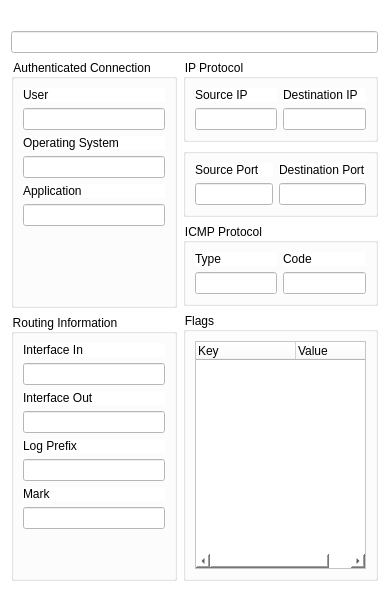
<ui version="4.0" >
 <class>PacketInfoFragment</class>
 <widget class="QWidget" name="PacketInfoFragment" >
  <property name="geometry" >
   <rect>
    <x>0</x>
    <y>0</y>
    <width>389</width>
    <height>592</height>
   </rect>
  </property>
  <property name="windowTitle" >
   <string/>
  </property>
  <property name="autoFillBackground" >
   <bool>false</bool>
  </property>
  <property name="styleSheet" >
   <string notr="true" >background-color: white;</string>
  </property>
  <layout class="QVBoxLayout" name="verticalLayout" >
   <item>
    <widget class="QLabel" name="timestamp" >
     <property name="font" >
      <font>
       <weight>75</weight>
       <bold>true</bold>
      </font>
     </property>
     <property name="text" >
      <string/>
     </property>
     <property name="alignment" >
      <set>Qt::AlignCenter</set>
     </property>
    </widget>
   </item>
   <item>
    <layout class="QHBoxLayout" name="permission_layout" >
     <item>
      <widget class="QLineEdit" name="state" >
       <property name="styleSheet" >
        <string notr="true" />
       </property>
       <property name="alignment" >
        <set>Qt::AlignCenter</set>
       </property>
       <property name="readOnly" >
        <bool>true</bool>
       </property>
      </widget>
     </item>
    </layout>
   </item>
   <item>
    <layout class="QHBoxLayout" name="horizontalLayout" >
     <item>
      <layout class="QVBoxLayout" name="verticalLayout_6" >
       <item>
        <widget class="QGroupBox" name="userGroup" >
         <property name="title" >
          <string>Authenticated Connection</string>
         </property>
         <layout class="QVBoxLayout" name="verticalLayout_7" >
          <item>
           <widget class="QLabel" name="label_11" >
            <property name="text" >
             <string>User</string>
            </property>
           </widget>
          </item>
          <item>
           <widget class="QLineEdit" name="username" >
            <property name="readOnly" >
             <bool>true</bool>
            </property>
           </widget>
          </item>
          <item>
           <widget class="QLabel" name="label_9" >
            <property name="text" >
             <string>Operating System</string>
            </property>
           </widget>
          </item>
          <item>
           <widget class="QLineEdit" name="client_os" >
            <property name="enabled" >
             <bool>true</bool>
            </property>
            <property name="readOnly" >
             <bool>true</bool>
            </property>
           </widget>
          </item>
          <item>
           <widget class="QLabel" name="label_10" >
            <property name="text" >
             <string>Application</string>
            </property>
           </widget>
          </item>
          <item>
           <widget class="QLineEdit" name="client_app" >
            <property name="enabled" >
             <bool>true</bool>
            </property>
            <property name="readOnly" >
             <bool>true</bool>
            </property>
           </widget>
          </item>
          <item>
           <spacer name="verticalSpacer" >
            <property name="orientation" >
             <enum>Qt::Vertical</enum>
            </property>
            <property name="sizeHint" stdset="0" >
             <size>
              <width>20</width>
              <height>40</height>
             </size>
            </property>
           </spacer>
          </item>
         </layout>
        </widget>
       </item>
       <item>
        <widget class="QGroupBox" name="groupBox_2" >
         <property name="title" >
          <string>Routing Information</string>
         </property>
         <layout class="QVBoxLayout" name="verticalLayout_2" >
          <item>
           <widget class="QLabel" name="label_2" >
            <property name="text" >
             <string>Interface In</string>
            </property>
           </widget>
          </item>
          <item>
           <widget class="QLineEdit" name="ifin" >
            <property name="enabled" >
             <bool>true</bool>
            </property>
            <property name="readOnly" >
             <bool>true</bool>
            </property>
           </widget>
          </item>
          <item>
           <widget class="QLabel" name="label_3" >
            <property name="text" >
             <string>Interface Out</string>
            </property>
           </widget>
          </item>
          <item>
           <widget class="QLineEdit" name="ifout" >
            <property name="enabled" >
             <bool>true</bool>
            </property>
            <property name="readOnly" >
             <bool>true</bool>
            </property>
           </widget>
          </item>
          <item>
           <widget class="QLabel" name="label_5" >
            <property name="text" >
             <string>Log Prefix</string>
            </property>
           </widget>
          </item>
          <item>
           <widget class="QLineEdit" name="logprefix" >
            <property name="enabled" >
             <bool>true</bool>
            </property>
            <property name="readOnly" >
             <bool>true</bool>
            </property>
           </widget>
          </item>
          <item>
           <widget class="QLabel" name="label_4" >
            <property name="text" >
             <string>Mark</string>
            </property>
           </widget>
          </item>
          <item>
           <widget class="QLineEdit" name="mark" >
            <property name="enabled" >
             <bool>true</bool>
            </property>
            <property name="readOnly" >
             <bool>true</bool>
            </property>
           </widget>
          </item>
          <item>
           <spacer name="verticalSpacer_2" >
            <property name="orientation" >
             <enum>Qt::Vertical</enum>
            </property>
            <property name="sizeHint" stdset="0" >
             <size>
              <width>20</width>
              <height>40</height>
             </size>
            </property>
           </spacer>
          </item>
         </layout>
        </widget>
       </item>
      </layout>
     </item>
     <item>
      <layout class="QVBoxLayout" name="verticalLayout_4" >
       <item>
        <widget class="QGroupBox" name="groupBox" >
         <property name="title" >
          <string>IP Protocol</string>
         </property>
         <layout class="QGridLayout" name="gridLayout" >
          <item row="0" column="0" >
           <widget class="QLabel" name="label" >
            <property name="text" >
             <string>Source IP</string>
            </property>
           </widget>
          </item>
          <item row="0" column="1" >
           <widget class="QLabel" name="label_6" >
            <property name="text" >
             <string>Destination IP</string>
            </property>
           </widget>
          </item>
          <item row="1" column="0" >
           <widget class="QLineEdit" name="IPsrc" >
            <property name="enabled" >
             <bool>true</bool>
            </property>
            <property name="readOnly" >
             <bool>true</bool>
            </property>
           </widget>
          </item>
          <item row="1" column="1" >
           <widget class="QLineEdit" name="IPdst" >
            <property name="enabled" >
             <bool>true</bool>
            </property>
            <property name="readOnly" >
             <bool>true</bool>
            </property>
           </widget>
          </item>
         </layout>
        </widget>
       </item>
       <item>
        <widget class="QGroupBox" name="protoGroup" >
         <property name="title" >
          <string/>
         </property>
         <layout class="QGridLayout" name="gridLayout_2" >
          <item row="0" column="0" >
           <widget class="QLabel" name="label_7" >
            <property name="text" >
             <string>Source Port</string>
            </property>
           </widget>
          </item>
          <item row="0" column="1" >
           <widget class="QLabel" name="label_8" >
            <property name="text" >
             <string>Destination Port</string>
            </property>
           </widget>
          </item>
          <item row="1" column="0" >
           <widget class="QLineEdit" name="portsrc" >
            <property name="enabled" >
             <bool>true</bool>
            </property>
            <property name="readOnly" >
             <bool>true</bool>
            </property>
           </widget>
          </item>
          <item row="1" column="1" >
           <widget class="QLineEdit" name="portdst" >
            <property name="enabled" >
             <bool>true</bool>
            </property>
            <property name="readOnly" >
             <bool>true</bool>
            </property>
           </widget>
          </item>
         </layout>
        </widget>
       </item>
       <item>
        <widget class="QGroupBox" name="icmpGroup" >
         <property name="title" >
          <string>ICMP Protocol</string>
         </property>
         <layout class="QGridLayout" name="gridLayout_3" >
          <item row="0" column="0" >
           <widget class="QLabel" name="l_icmpType" >
            <property name="text" >
             <string>Type</string>
            </property>
           </widget>
          </item>
          <item row="0" column="1" >
           <widget class="QLabel" name="l_icmpCode" >
            <property name="text" >
             <string>Code</string>
            </property>
           </widget>
          </item>
          <item row="1" column="0" >
           <widget class="QLineEdit" name="icmpType" />
          </item>
          <item row="1" column="1" >
           <widget class="QLineEdit" name="icmpCode" />
          </item>
         </layout>
        </widget>
       </item>
       <item>
        <widget class="QGroupBox" name="groupBox_3" >
         <property name="title" >
          <string>Flags</string>
         </property>
         <layout class="QHBoxLayout" name="horizontalLayout_2" >
          <item>
           <widget class="QTreeWidget" name="flagstree" >
            <column>
             <property name="text" >
              <string>Key</string>
             </property>
            </column>
            <column>
             <property name="text" >
              <string>Value</string>
             </property>
            </column>
           </widget>
          </item>
         </layout>
        </widget>
       </item>
      </layout>
     </item>
    </layout>
   </item>
  </layout>
 </widget>
 <resources/>
 <connections/>
</ui>
